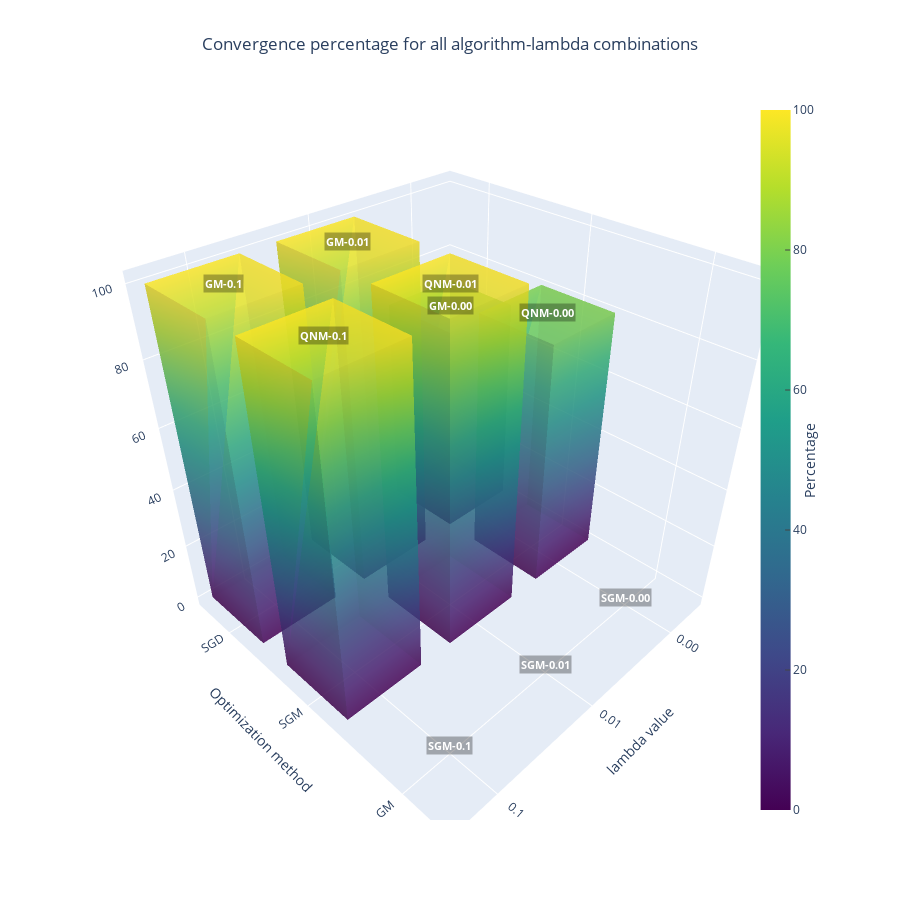

Here is the notebook cell this chart was saved with:
### Code cell
fig = barchart3d(
    label, la_isd_conv_prc,
    'Convergence percentage for all algorithm-lambda combinations', 'Percentage',
    colorscale='Viridis', opacity=0.6, flatshading=True)
fig.show()
# save the figure
fig.write_image("Images/GC_for_la.png")

### Figure 1 — Plotly figure (JSON) as saved in the notebook; plotly's stock layout.template omitted (floating-point values rounded to 4 significant figures)
{"data": [{"alphahull": 0, "coloraxis": "coloraxis", "flatshading": true, "hoverinfo": "skip", "intensity": [0, 0, 0, 0, 70, 70, 70, 70], "opacity": 0.6, "type": "mesh3d", "x": [-0.35, -0.35, 0.35, 0.35, -0.35, -0.35, 0.35, 0.35], "y": [-0.35, 0.35, 0.35, -0.35, -0.35, 0.35, 0.35, -0.35], "z": [0, 0, 0, 0, 70, 70, 70, 70]}, {"alphahull": 0, "coloraxis": "coloraxis", "flatshading": true, "hoverinfo": "skip", "intensity": [0, 0, 0, 0, 100, 100, 100, 100], "opacity": 0.6, "type": "mesh3d", "x": [0.65, 0.65, 1.35, 1.35, 0.65, 0.65, 1.35, 1.35], "y": [-0.35, 0.35, 0.35, -0.35, -0.35, 0.35, 0.35, -0.35], "z": [0, 0, 0, 0, 100, 100, 100, 100]}, {"alphahull": 0, "coloraxis": "coloraxis", "flatshading": true, "hoverinfo": "skip", "intensity": [0, 0, 0, 0, 100, 100, 100, 100], "opacity": 0.6, "type": "mesh3d", "x": [1.65, 1.65, 2.35, 2.35, 1.65, 1.65, 2.35, 2.35], "y": [-0.35, 0.35, 0.35, -0.35, -0.35, 0.35, 0.35, -0.35], "z": [0, 0, 0, 0, 100, 100, 100, 100]}, {"alphahull": 0, "coloraxis": "coloraxis", "flatshading": true, "hoverinfo": "skip", "intensity": [0, 0, 0, 0, 80, 80, 80, 80], "opacity": 0.6, "type": "mesh3d", "x": [-0.35, -0.35, 0.35, 0.35, -0.35, -0.35, 0.35, 0.35], "y": [0.65, 1.35, 1.35, 0.65, 0.65, 1.35, 1.35, 0.65], "z": [0, 0, 0, 0, 80, 80, 80, 80]}, {"alphahull": 0, "coloraxis": "coloraxis", "flatshading": true, "hoverinfo": "skip", "intensity": [0, 0, 0, 0, 100, 100, 100, 100], "opacity": 0.6, "type": "mesh3d", "x": [0.65, 0.65, 1.35, 1.35, 0.65, 0.65, 1.35, 1.35], "y": [0.65, 1.35, 1.35, 0.65, 0.65, 1.35, 1.35, 0.65], "z": [0, 0, 0, 0, 100, 100, 100, 100]}, {"alphahull": 0, "coloraxis": "coloraxis", "flatshading": true, "hoverinfo": "skip", "intensity": [0, 0, 0, 0, 100, 100, 100, 100], "opacity": 0.6, "type": "mesh3d", "x": [1.65, 1.65, 2.35, 2.35, 1.65, 1.65, 2.35, 2.35], "y": [0.65, 1.35, 1.35, 0.65, 0.65, 1.35, 1.35, 0.65], "z": [0, 0, 0, 0, 100, 100, 100, 100]}, {"alphahull": 0, "coloraxis": "coloraxis", "flatshading": true, "hoverinfo": "skip", "intensity": [0, 0, 0, 0, 0, 0, 0, 0], "opacity": 0.6, "type": "mesh3d", "x": [-0.35, -0.35, 0.35, 0.35, -0.35, -0.35, 0.35, 0.35], "y": [1.65, 2.35, 2.35, 1.65, 1.65, 2.35, 2.35, 1.65], "z": [0, 0, 0, 0, 0, 0, 0, 0]}, {"alphahull": 0, "coloraxis": "coloraxis", "flatshading": true, "hoverinfo": "skip", "intensity": [0, 0, 0, 0, 0, 0, 0, 0], "opacity": 0.6, "type": "mesh3d", "x": [0.65, 0.65, 1.35, 1.35, 0.65, 0.65, 1.35, 1.35], "y": [1.65, 2.35, 2.35, 1.65, 1.65, 2.35, 2.35, 1.65], "z": [0, 0, 0, 0, 0, 0, 0, 0]}, {"alphahull": 0, "coloraxis": "coloraxis", "flatshading": true, "hoverinfo": "skip", "intensity": [0, 0, 0, 0, 0, 0, 0, 0], "opacity": 0.6, "type": "mesh3d", "x": [1.65, 1.65, 2.35, 2.35, 1.65, 1.65, 2.35, 2.35], "y": [1.65, 2.35, 2.35, 1.65, 1.65, 2.35, 2.35, 1.65], "z": [0, 0, 0, 0, 0, 0, 0, 0]}], "layout": {"coloraxis": {"colorbar": {"ticks": "inside", "title": {"side": "right", "text": "Percentage"}, "x": 1, "xanchor": "right", "xpad": 0}, "colorscale": [[0, "#440154"], [0.1111, "#482878"], [0.2222, "#3e4989"], [0.3333, "#31688e"], [0.4444, "#26828e"], [0.5556, "#1f9e89"], [0.6667, "#35b779"], [0.7778, "#6ece58"], [0.8889, "#b5de2b"], [1, "#fde725"]]}, "height": 900, "legend": {"bgcolor": "rgba(0, 0, 0, 0)", "itemclick": false, "itemdoubleclick": false, "x": 0, "xanchor": "left", "y": 1, "yanchor": "top"}, "scene": {"annotations": [{"bgcolor": "rgba(0, 0, 0, 0.3)", "font": {"color": "white", "size": 11}, "hovertext": "70.0 GM-0.00", "showarrow": false, "text": "<b>GM-0.00</b>", "x": 0, "xanchor": "center", "y": 0, "yanchor": "middle", "z": 70}, {"bgcolor": "rgba(0, 0, 0, 0.3)", "font": {"color": "white", "size": 11}, "hovertext": "100.0 GM-0.01", "showarrow": false, "text": "<b>GM-0.01</b>", "x": 1, "xanchor": "center", "y": 0, "yanchor": "middle", "z": 100}, {"bgcolor": "rgba(0, 0, 0, 0.3)", "font": {"color": "white", "size": 11}, "hovertext": "100.0 GM-0.1", "showarrow": false, "text": "<b>GM-0.1</b>", "x": 2, "xanchor": "center", "y": 0, "yanchor": "middle", "z": 100}, {"bgcolor": "rgba(0, 0, 0, 0.3)", "font": {"color": "white", "size": 11}, "hovertext": "80.0 QNM-0.00", "showarrow": false, "text": "<b>QNM-0.00</b>", "x": 0, "xanchor": "center", "y": 1, "yanchor": "middle", "z": 80}, {"bgcolor": "rgba(0, 0, 0, 0.3)", "font": {"color": "white", "size": 11}, "hovertext": "100.0 QNM-0.01", "showarrow": false, "text": "<b>QNM-0.01</b>", "x": 1, "xanchor": "center", "y": 1, "yanchor": "middle", "z": 100}, {"bgcolor": "rgba(0, 0, 0, 0.3)", "font": {"color": "white", "size": 11}, "hovertext": "100.0 QNM-0.1", "showarrow": false, "text": "<b>QNM-0.1</b>", "x": 2, "xanchor": "center", "y": 1, "yanchor": "middle", "z": 100}, {"bgcolor": "rgba(0, 0, 0, 0.3)", "font": {"color": "white", "size": 11}, "hovertext": "0.0 SGM-0.00", "showarrow": false, "text": "<b>SGM-0.00</b>", "x": 0, "xanchor": "center", "y": 2, "yanchor": "middle", "z": 0}, {"bgcolor": "rgba(0, 0, 0, 0.3)", "font": {"color": "white", "size": 11}, "hovertext": "0.0 SGM-0.01", "showarrow": false, "text": "<b>SGM-0.01</b>", "x": 1, "xanchor": "center", "y": 2, "yanchor": "middle", "z": 0}, {"bgcolor": "rgba(0, 0, 0, 0.3)", "font": {"color": "white", "size": 11}, "hovertext": "0.0 SGM-0.1", "showarrow": false, "text": "<b>SGM-0.1</b>", "x": 2, "xanchor": "center", "y": 2, "yanchor": "middle", "z": 0}], "xaxis": {"tickmode": "array", "ticktext": ["0.00", "0.01", "0.1"], "tickvals": [0, 1, 2], "title": {"text": "lambda value"}}, "yaxis": {"tickmode": "array", "ticktext": ["SGD", "SGM", "GM"], "tickvals": [0, 1, 2], "title": {"text": "Optimization method"}}, "zaxis": {"title": {"text": ""}}}, "showlegend": false, "title": {"text": "Convergence percentage for all algorithm-lambda combinations", "x": 0.5}, "width": 900}}
